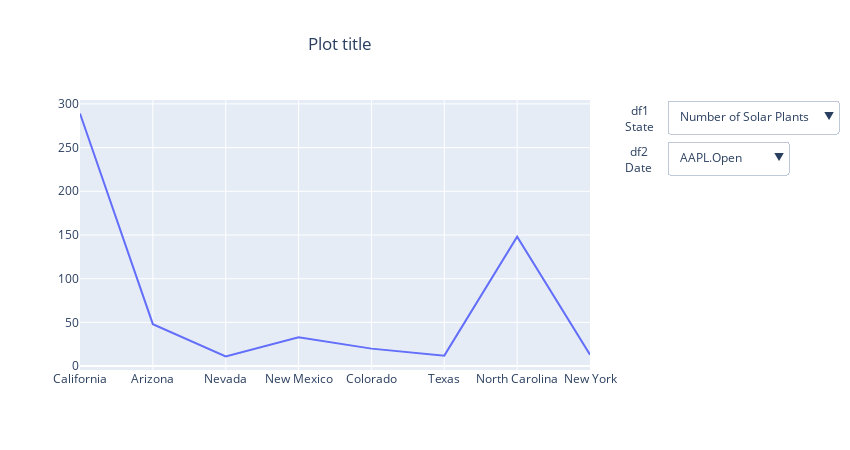

Notebook code cell kept with this figure:
### Code cell
#https://community.plotly.com/t/advanced-dropdown-menus-with-plotly/40922

df1 = pd.read_csv('https://raw.githubusercontent.com/plotly/datasets/master/solar.csv')
df2 = pd.read_csv('https://raw.githubusercontent.com/plotly/datasets/master/finance-charts-apple.csv')    

# Rename the lists of columns
cols1 = df1.columns
cols2 = df2.columns

fig = go.Figure()
fig.add_scatter(x=df1[cols1[0]], y=df1[cols1[1]], mode='lines')
fig.add_scatter(x=df2[cols2[0]], y=df2[cols2[1]], mode='lines', visible=False);

#The trace restyling  to be performed at an option selection in the first/second dropdown menu
# is defined within  buttons1/buttons2 below:

buttons1 = [dict(method = "restyle",
                 args = [{'x': [df1[cols1[0]], 'undefined'],
                          'y': [df1[cols1[k]], 'undefined'],
                          'visible':[True, False]}], 
                 label = cols1[k])   for k in range(1, len(cols1))]  

buttons2 = [dict(method = "restyle",
                 args = [{'x': ['undefined', df2[cols2[0]]],
                          'y': ['undefined', df2[cols2[k]]],
                          'visible':[False, True]}],
                 label = cols2[k])   for k in range(1, 7)]


fig.update_layout(title_text='Plot title',
                  title_x=0.4,
                  width=850,
                  height=450,
                 
                  updatemenus=[dict(active=0,
                                    buttons=buttons1,
                                    x=1.15,
                                    y=1,
                                    xanchor='left',
                                    yanchor='top'),
                              
                               dict(buttons=buttons2,
                                    x=1.15,
                                    y=0.85,
                                    xanchor='left',
                                    yanchor='top')
                              ]); 

#Add annotations for the two dropdown menus:

fig.add_annotation(
            x=1.065,
            y=1,
            xref='paper',
            yref='paper',
            showarrow=False,
            xanchor='left',
            text="df1<br>State")
fig.add_annotation(
            x=1.065,
            y=0.85,
            showarrow=False,
            xref='paper',
            yref='paper',
            xanchor='left',
            #yanchor='top',
            text="df2<br>Date");

fig.show()

### Figure 1 — Plotly figure (JSON) as saved in the notebook; plotly's stock layout.template omitted (floating-point values rounded to 4 significant figures; data arrays with more than 128 entries replaced by an {"elided": "..."} marker saying what was removed)
{"data": [{"mode": "lines", "type": "scatter", "x": ["California", "Arizona", "Nevada", "New Mexico", "Colorado", "Texas", "North Carolina", "New York"], "y": [289, 48, 11, 33, 20, 12, 148, 13]}, {"mode": "lines", "type": "scatter", "visible": false, "x": {"elided": "506 str values"}, "y": {"elided": "506 float values"}}], "layout": {"annotations": [{"showarrow": false, "text": "df1<br>State", "x": 1.065, "xanchor": "left", "xref": "paper", "y": 1, "yref": "paper"}, {"showarrow": false, "text": "df2<br>Date", "x": 1.065, "xanchor": "left", "xref": "paper", "y": 0.85, "yref": "paper"}], "height": 450, "title": {"text": "Plot title", "x": 0.4}, "updatemenus": [{"active": 0, "buttons": [{"args": [{"visible": [true, false], "x": [["California", "Arizona", "Nevada", "New Mexico", "Colorado", "Texas", "North Carolina", "New York"], "undefined"], "y": [[289, 48, 11, 33, 20, 12, 148, 13], "undefined"]}], "label": "Number of Solar Plants", "method": "restyle"}, {"args": [{"visible": [true, false], "x": [["California", "Arizona", "Nevada", "New Mexico", "Colorado", "Texas", "North Carolina", "New York"], "undefined"], "y": [[4395, 1078, 238, 261, 118, 187, 669, 53], "undefined"]}], "label": "Installed Capacity (MW)", "method": "restyle"}, {"args": [{"visible": [true, false], "x": [["California", "Arizona", "Nevada", "New Mexico", "Colorado", "Texas", "North Carolina", "New York"], "undefined"], "y": [[15.3, 22.5, 21.6, 7.9, 5.9, 15.6, 4.5, 4.1], "undefined"]}], "label": "Average MW Per Plant", "method": "restyle"}, {"args": [{"visible": [true, false], "x": [["California", "Arizona", "Nevada", "New Mexico", "Colorado", "Texas", "North Carolina", "New York"], "undefined"], "y": [[10826, 2550, 557, 590, 235, 354, 1162, 84], "undefined"]}], "label": "Generation (GWh)", "method": "restyle"}], "x": 1.15, "xanchor": "left", "y": 1, "yanchor": "top"}, {"buttons": [{"args": [{"visible": [false, true], "x": ["undefined", {"elided": "506 str values"}], "y": ["undefined", {"elided": "506 float values"}]}], "label": "AAPL.Open", "method": "restyle"}, {"args": [{"visible": [false, true], "x": ["undefined", {"elided": "506 str values"}], "y": ["undefined", {"elided": "506 float values"}]}], "label": "AAPL.High", "method": "restyle"}, {"args": [{"visible": [false, true], "x": ["undefined", {"elided": "506 str values"}], "y": ["undefined", {"elided": "506 float values"}]}], "label": "AAPL.Low", "method": "restyle"}, {"args": [{"visible": [false, true], "x": ["undefined", {"elided": "506 str values"}], "y": ["undefined", {"elided": "506 float values"}]}], "label": "AAPL.Close", "method": "restyle"}, {"args": [{"visible": [false, true], "x": ["undefined", {"elided": "506 str values"}], "y": ["undefined", {"elided": "506 int values"}]}], "label": "AAPL.Volume", "method": "restyle"}, {"args": [{"visible": [false, true], "x": ["undefined", {"elided": "506 str values"}], "y": ["undefined", {"elided": "506 float values"}]}], "label": "AAPL.Adjusted", "method": "restyle"}], "x": 1.15, "xanchor": "left", "y": 0.85, "yanchor": "top"}], "width": 850}}
